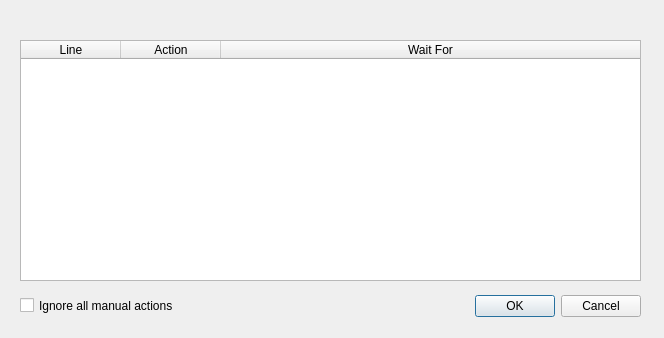
<?xml version="1.0" encoding="UTF-8"?>
<ui version="4.0">
 <class>GTAIgnoreManualAction</class>
 <widget class="QDialog" name="GTAIgnoreManualAction">
  <property name="geometry">
   <rect>
    <x>0</x>
    <y>0</y>
    <width>664</width>
    <height>338</height>
   </rect>
  </property>
  <property name="windowTitle">
   <string>Enable/Disable Manual Actions</string>
  </property>
  <property name="windowIcon">
   <iconset resource="../resource.qrc">
    <normaloff>:/images/forms/img/GTAAppIcon.png</normaloff>:/images/forms/img/GTAAppIcon.png</iconset>
  </property>
  <widget class="QDialogButtonBox" name="buttonBox">
   <property name="geometry">
    <rect>
     <x>250</x>
     <y>290</y>
     <width>391</width>
     <height>32</height>
    </rect>
   </property>
   <property name="orientation">
    <enum>Qt::Horizontal</enum>
   </property>
   <property name="standardButtons">
    <set>QDialogButtonBox::Cancel|QDialogButtonBox::Ok</set>
   </property>
  </widget>
  <widget class="QTableWidget" name="ManActTW">
   <property name="geometry">
    <rect>
     <x>20</x>
     <y>40</y>
     <width>621</width>
     <height>241</height>
    </rect>
   </property>
   <property name="minimumSize">
    <size>
     <width>0</width>
     <height>0</height>
    </size>
   </property>
   <property name="contextMenuPolicy">
    <enum>Qt::CustomContextMenu</enum>
   </property>
   <property name="editTriggers">
    <set>QAbstractItemView::NoEditTriggers</set>
   </property>
   <property name="selectionBehavior">
    <enum>QAbstractItemView::SelectRows</enum>
   </property>
   <property name="sortingEnabled">
    <bool>true</bool>
   </property>
   <attribute name="horizontalHeaderStretchLastSection">
    <bool>true</bool>
   </attribute>
   <column>
    <property name="text">
     <string>Line</string>
    </property>
    <property name="toolTip">
     <string extracomment="Ligne number in the editor view"/>
    </property>
    <property name="textAlignment">
     <set>AlignCenter</set>
    </property>
   </column>
   <column>
    <property name="text">
     <string>Action</string>
    </property>
   </column>
   <column>
    <property name="text">
     <string>Wait For</string>
    </property>
    <property name="textAlignment">
     <set>AlignCenter</set>
    </property>
   </column>
  </widget>
  <widget class="QCheckBox" name="ignoreAllCheckBox">
   <property name="geometry">
    <rect>
     <x>20</x>
     <y>290</y>
     <width>221</width>
     <height>31</height>
    </rect>
   </property>
   <property name="text">
    <string>Ignore all manual actions</string>
   </property>
  </widget>
  <widget class="QLabel" name="label">
   <property name="geometry">
    <rect>
     <x>20</x>
     <y>10</y>
     <width>611</width>
     <height>19</height>
    </rect>
   </property>
   <property name="text">
    <string/>
   </property>
   <property name="alignment">
    <set>Qt::AlignRight|Qt::AlignTrailing|Qt::AlignVCenter</set>
   </property>
  </widget>
 </widget>
 <resources>
  <include location="../resource.qrc"/>
 </resources>
 <connections>
  <connection>
   <sender>buttonBox</sender>
   <signal>accepted()</signal>
   <receiver>GTAIgnoreManualAction</receiver>
   <slot>accept()</slot>
   <hints>
    <hint type="sourcelabel">
     <x>248</x>
     <y>254</y>
    </hint>
    <hint type="destinationlabel">
     <x>157</x>
     <y>274</y>
    </hint>
   </hints>
  </connection>
  <connection>
   <sender>buttonBox</sender>
   <signal>rejected()</signal>
   <receiver>GTAIgnoreManualAction</receiver>
   <slot>reject()</slot>
   <hints>
    <hint type="sourcelabel">
     <x>316</x>
     <y>260</y>
    </hint>
    <hint type="destinationlabel">
     <x>286</x>
     <y>274</y>
    </hint>
   </hints>
  </connection>
 </connections>
</ui>
